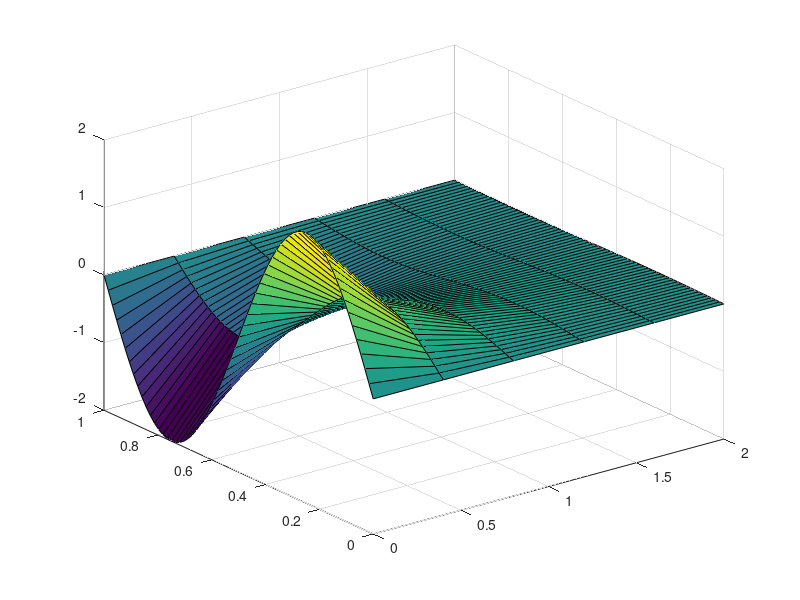

Recreate this plot in MATLAB.
x0 = 0; xN = 1;
N = 2^6; dx = (xN - x0)/N;
x = x0:dx:xN; x=x(:);

u0 = 2*sin(2*pi*x);

plot(x, u0)

tf = 2; nt = 10; dt = (4 - 0)/nt;
t = 0:dt:tf;

u = 2*(sin(2*pi*x))*(exp(-pi^2/4*t));


surf(t, x, u)
